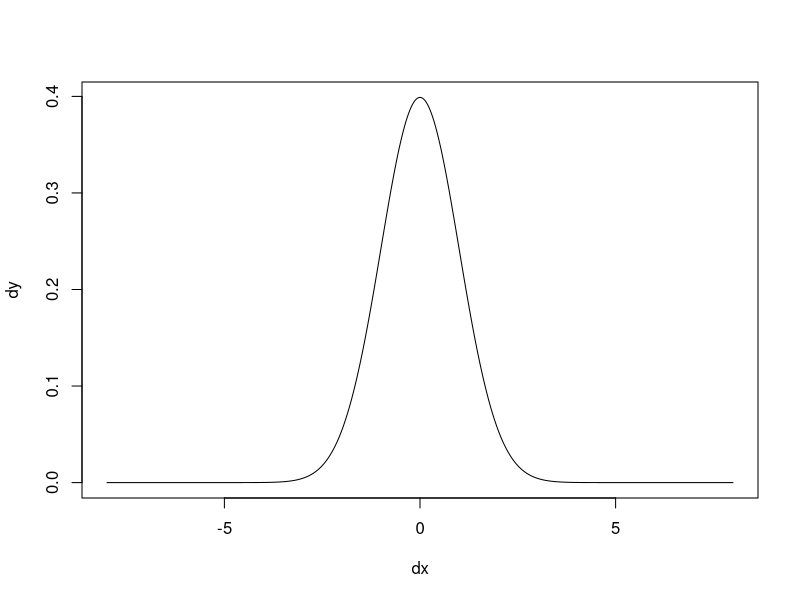
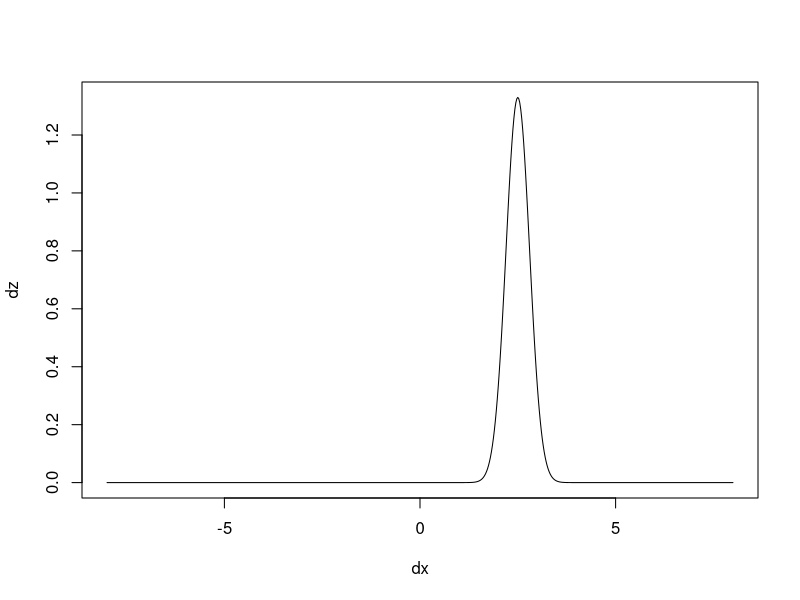
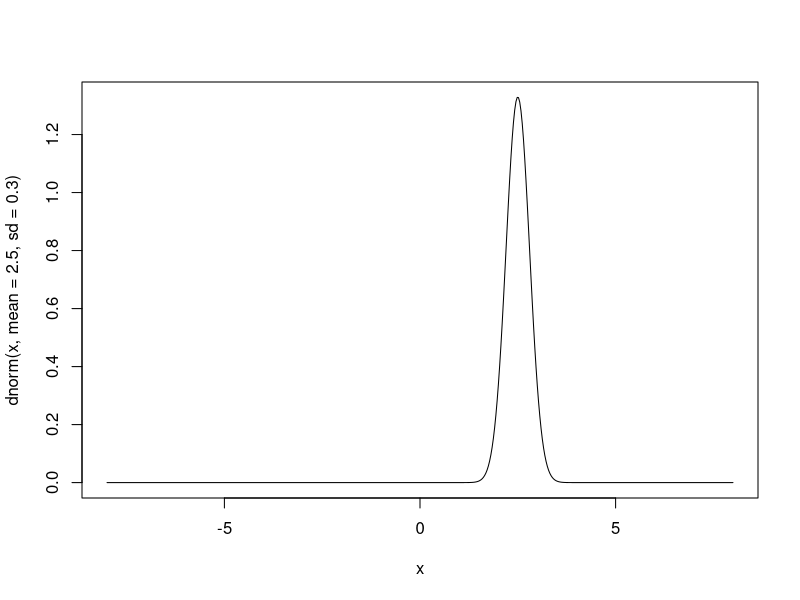
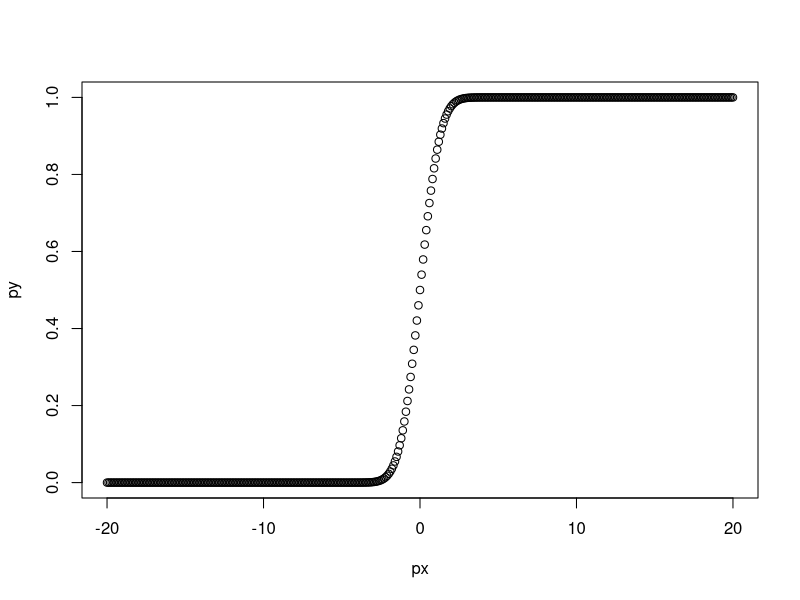
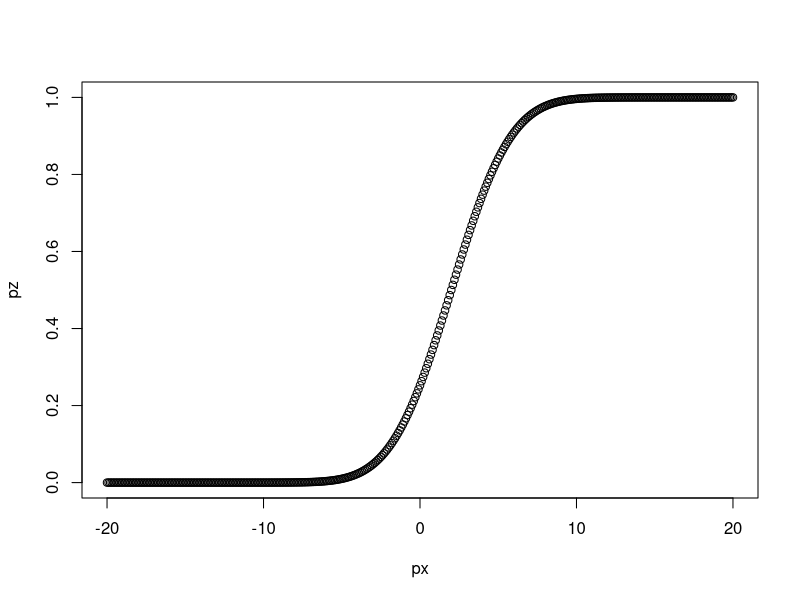
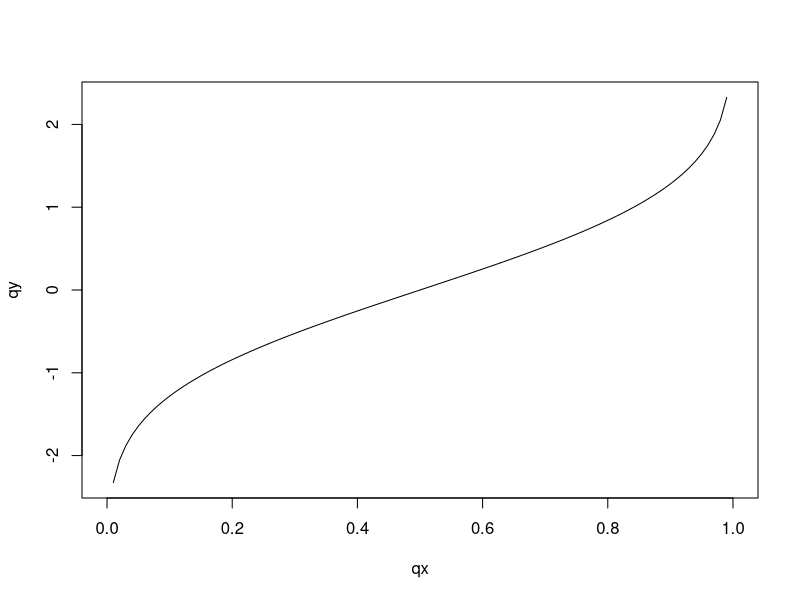
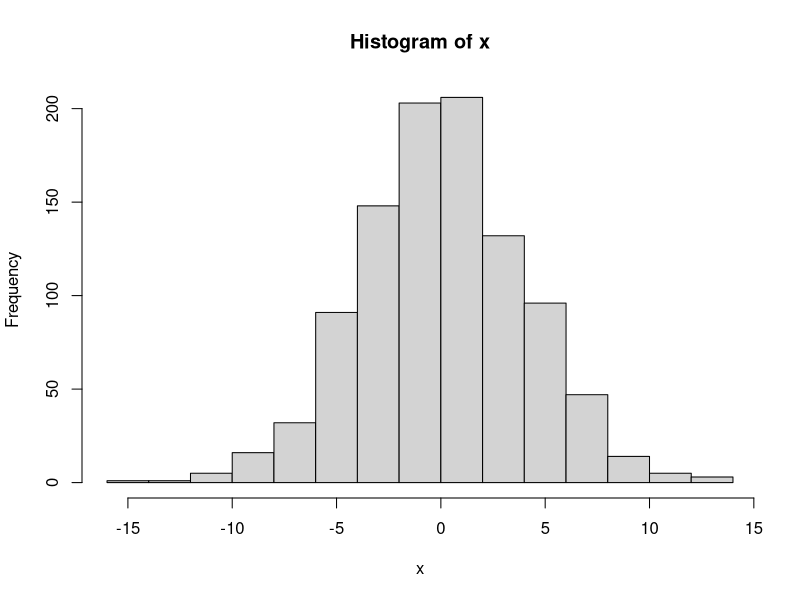
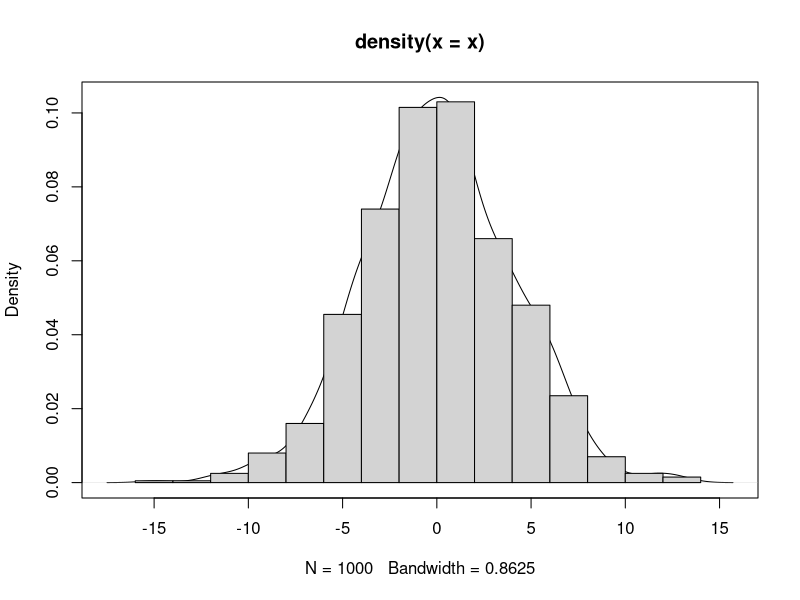

The R source for these figures, in order: (Note: this script raises an error after producing the figures.)

## Distribuciones

# A modo general, una Distribución es una herramienta matemática que generaliza la noción de una función.

# En R podemos ver la lista de todas las distribuciones que se encuentran incluidas en el paquete 'stats', utilizando el siguiente comando:
?Distributions

# Cuatro grandes grupos de funciones de distribución de probabilidad se encuentran disponibles en dicho paquete: función de densidad (Density), función de distribución acumulativa (cumulative distribution function), función cuantil (quantile function) y generadores de números al azar (random variate generation).
# Cada función se denomina e identifica con la primer letra seguido del nombre de la variable (discreta o continua).
# dxxx
# pxxx
# qxxx
# rxxx

# Ejemplo: Distibución Normal o Gaussiana

# dnorm : Función de Densidad de Probabilidad (PDF en inglés).
# pnorm : Función de Distribución de Probabilidad (CDF en inglés; probabilidad acumulada).
# qnorm : Función de Cuantiles.
# rnorm : Generador aleatorio de números con distribución normal.
# En la ayuda de R se pueden ver las cuatro funciones incluidas para la
# distribución normal (los 5 comandos tienen el mismo efecto):
?Normal
?dnorm
?pnorm
?qnorm
?rnorm

# Las cuatro funciones tienen argumentos que especifican los parámetros
# de la distribución: mean y sd (mu y sigma), tienen los valores por
# defecto 0 y 1 (lo que se denota por la presencia de los "=").
# Otros parámetros varían ya que son específicos de cada función.


## Sobre las funciones:

# dnorm 
# Es la función con forma de campana que la mayoría conocemos.
# Calcula para cada punto observado el valor de la función de densidad.

# Para la función de densidad con una distribución normal el valor en cero vale:
dnorm(0) # cuánto vale la media y el desvío de esta distribución?
# 0.3989423

# Para la función de densidad con una distribución normal y media = 6, el valor en cero vale:
dnorm(0, mean = 6)
# 6.075883e-09

# Para la función de densidad con una distribución normal con media = 4 y desvío = 10, el valor en cero vale:
dnorm(0, mean = 6, sd = 10)
# 0.03332246

# Si quiero averigual el valor para tres números diferentes, los debo concatenar con la función c:
dc <- dnorm(c(1, 3, 7))
# 2.419707e-01 4.431848e-03 9.134720e-12

# Si quiero conocer para un determinada secuencia de valores como se comporta la función de distribución de densidad, primero debo generar la secuencia:
dx <- seq(-8, 8, by = 0.025)
# dx es un vector con valores entre -20 y 20 tomados de a 0,1.
dy <- dnorm(dx)
# dy usa los valores generados en dx y calcula los valores para la función de densidad con distribución normal
plot(dx, dy, type = 'l')

# ahora le cambiamos la media y el desvío
dz <- dnorm(dx, mean = 2.5, sd = 0.3)
plot(dx, dz, type = 'l')

# Nótese que la función curve también se puede usar para este propósito:
curve(dnorm(x, mean = 2.5, sd = 0.3), from = -8, to = 8, n = 500)

# pnorm
# Es la función que describe P(Y <= X) (probabilidad de que Y sea
# menor o igual a X, siendo X un cuantil e Y una variable aleatoria
# tomada de una distribución normal.
# Naturalmente Y está entre 0 y 1

pnorm(0)
# 0.5

pnorm(0, mean = 2)
# 0.02275013

pnorm(0, mean = 2, sd = 3)
# 0.2524925

pc <- pnorm(c(1, 3, 7))
# 0.8413447 0.9986501 1.0000000

px <- seq(-20, 20, by = 0.1)
py <- pnorm(px)
plot(px, py)

pz <- pnorm(px, mean = 2, sd = 3) 
plot(px, pz)

# qnorm
# Matemáticamente es la función inversa a pnorm (f^-1(x), no 1/f(x)).
# Ejemplo: para una variable al azar con distribución normal, de media 0 y desvío 1, la función de probabilidad que devuelve es el usualmente llamado Z-score.

# El ejemplo tal vez más conocido es el del valor de z correspondiente a un alfa de
# 0.05, 1.96 el cual se puede obtener así:

qnorm(0.975)
# 1.959964
# Debe tenerse en cuenta que este valor se obtiene tanto si se trata de un alfa 
# de 0.025 para un test de una sola cola (como en este caso) como para un alfa de
# 0.05 para un test de dos colas.

# Por defecto qnorm considera sólo la cola inferior de la distribución, pero se
# puede cambiar con el argumento lógico lower.tail:
qnorm(0.975, lower.tail = FALSE)

# Otros varios ejemplos (nótese que la entrada debe estar entre 0 y 1):
qnorm(0.5)
# 0
qnorm(0.5, mean = 1)
# 1
qnorm(0.5, mean = 1, sd = 2)
# 1
qnorm(0.5, mean = 2, sd = 2)
# 2
qnorm(0.5, mean = 2, sd = 4)
# 2
qnorm(0.25, mean = 2, sd = 2)
# 0.6510205
qnorm(0.758)
# 0.6998836
qnorm(0.758, mean = 5, sd = 2)
# 6.399767

# Nótese que al cambiar de mean = 0 y sd = 1 ya no estamos hablando de los 
# denominados Z-scores.

qc <- c(0.2, 0.4, 0.65)
qnorm(qc)
# -0.8416212 -0.2533471  0.3853205

qx <- seq(0, 1, by = 0.01)
qy <- qnorm(qx)
plot(qx, qy, type = 'l')


## Números aleatorios en R

# Un número aleatorio surge a partir de una variable al azar que presenta una función de distribución determinada.

# Ejemplo: Para crear 1000 números aleatorios de distribución normal con promedio
# 0 y desvío estándar 1:
x <- rnorm(1000, mean=0, sd=4)
# Para corroborar que el generador funciona bien:
mean(x)  # Debería ser cercano a 0
sd(x)    # y este cercano a 1

# De acuerdo a la ley de los grandes números, cuánto mayor es la cantidad de elementos de x, más cercanos a 0 y 1 son estos valores... invitamos al usuario a que explore lo que ocurre con estos valores al cambiar el primer argumento de rnorm.

# Podemos hacer un resumen de los números generados:
summary(x)

# O un histograma:
hist(x)

# O una curva de densidad:
densidad <- density(x)
plot(densidad)

# O ambos...
hist(x, freq = FALSE, add = TRUE)
# Nótese el uso de los argumentos "freq" y "add" para cambiar las
# opciones por defecto (así grafica densidades y no borra el gráfico
# anterior). En esta parte no se va a profundizar en lo que refiere
# a herramientas gráficas, pero se retomará el tema más adelante.


# Ejemplificando con las tres funciones que vimos anteriormente:

# dnorm
# otra forma de graficar una función de densidad:
curve(dnorm(x), from=-3.5, to=3.5) # recuerde quien era x...
# La función curve dibuja la curva de la función correspondiente dentro de los límites pautados por 'from' y 'to'.

# pnorm
curve(pnorm(x), from=-3.5, to=3.5)

# qnorm
curve(qnorm(x), from=-1, to=1)
# Nótese el parecido con:
plot(sort(rnorm(1e3)))

# Puedo combinar dnorm y rnorm para hacer un lindo gráfico:
x <- rnorm(1000)
hist(x, freq=FALSE)
curve(dnorm(x), add=TRUE, col='blue', lwd=2)
lines(density(x), col='red', lwd=2)
# la función line ajusta una línea al modelo propuesto.


## Función sample (muestreos aleatorios)
?sample

# La función sample hace muestreos de los elementos contenidos en el
# primer argumento. Por defecto muestrea sin reposición todos los
# elementos posibles:
sample(1:5)
sample(1:5)
sample(1:5)

# como el lector puede observar, cada nueva corrida del comando genera un muestreo aleatorio, por lo 
# tanto es esperable que el orden de los números sea siempre distinto. Intente probar con una mayor 
# cantidad de números o correr varias veces el argumento de arriba...

# Nótese que este comando es básicamente el equivalente a tomar aleatoriamente elementos de un conjunto,
# tal como sucede en una lotería o un sorteo. 

# En la ayuda se pueden ver varios argumentos para modificar el comortamiento 
# de la función. Veamos algunos ejemplos:
sample(1:5, replace=TRUE)  # muestro con reposición
sample(1:5, 2)             # muestrea sólo dos valores, sin reposición
sample(1:5, size = 2)      # ídem
sample(1:5, 2, replace = TRUE) # los dos casos anteriores combinados

# Los mismos resultados se pueden obtener si usamos vectores "character":
sample(c('Homero', 'Marge', 'Bart', 'Lisa', 'Maggie'), 3, replace=TRUE) # nombres
sample(letters, 5) # letras

# Algo que puede confundir: si le damos solamente un número como entrada, puede tener comportamientos 
# tal vez inesperados:
sample(10)     # esto es idéntico a pedir "sample(1:10)"
sample(10.3)   # redondea 10.3 --> 10, así que es igual que el anterior o a:
sample(floor(10.3)) # La función floor es para redondear "hacia abajo"
sample(-10.3)  # el comportamiento es distinto ahora, por ser negativo ...

# Otra opción útil puede ser usar el argumento "prob" de la función sample, 
# lo que permite que el muestreo sea sesgado hacia ciertos valores. Este 
# argumento permite asignar distintos valores de peso a cada uno de los 
# elementos del vector a muestrear.

# Consierando el siguiente ejemplo genérico (no correr):
sample(x, 100, replace = T, prob = p)

# Aquí p debe tener la misma longitud/length que x, de forma que se asignen 
# los "pesos relativos" de cada valor de x.

# Por ejemplo, si queremos muestrear los valores 5, 10 y 15 pero de tal
# forma que el valor 5 sea 3 veces más frecuente que el 15, y que el
# el 10 sea 2 veces más frecuente que el 15, entonces podemos ingresar:
muestreo <- sample(c(5, 10, 15), size=6000, prob=c(3, 2, 1), replace=T)
x <- table(muestreo)
x  # x tiene por nombres los valores 5, 10 y 15
x['5'] / x['15']  # ¿Es el valor que esperábamos?
x['5'] / x['10']  # ¿Es el valor que esperábamos?
# las comillas indican el nombre del elemento
# en el resultado el 5 indica el nombre del elemento, de forma similar
# a cuando pedimos que muestre x.

# Nótese que:
# prob es un sólo argumento, pero eso no equivale a un sólo número, si no
# a un sólo objeto (en este caso un vector, con tres elementos).
# prob puede aceptar valores decimales, incluso pueden asignarse
# probabilidades, aunque da error si alguno es negativo.
# Internamente los valores son siempre convertidos a un valor
# de probabilidad (entre 0 y 1); si el usuario ingresa lo siguigente:
# prob=c(A, B, C)
# Entonces transforma los valores así:
# a = A / (A + B + C)
# b = B / (A + B + C)
# c = C / (A + B + C)
# Y utiliza a, b y c como las probabilidades de que sean muestreados
# los elementos correspondiente del vector a muestrear.
